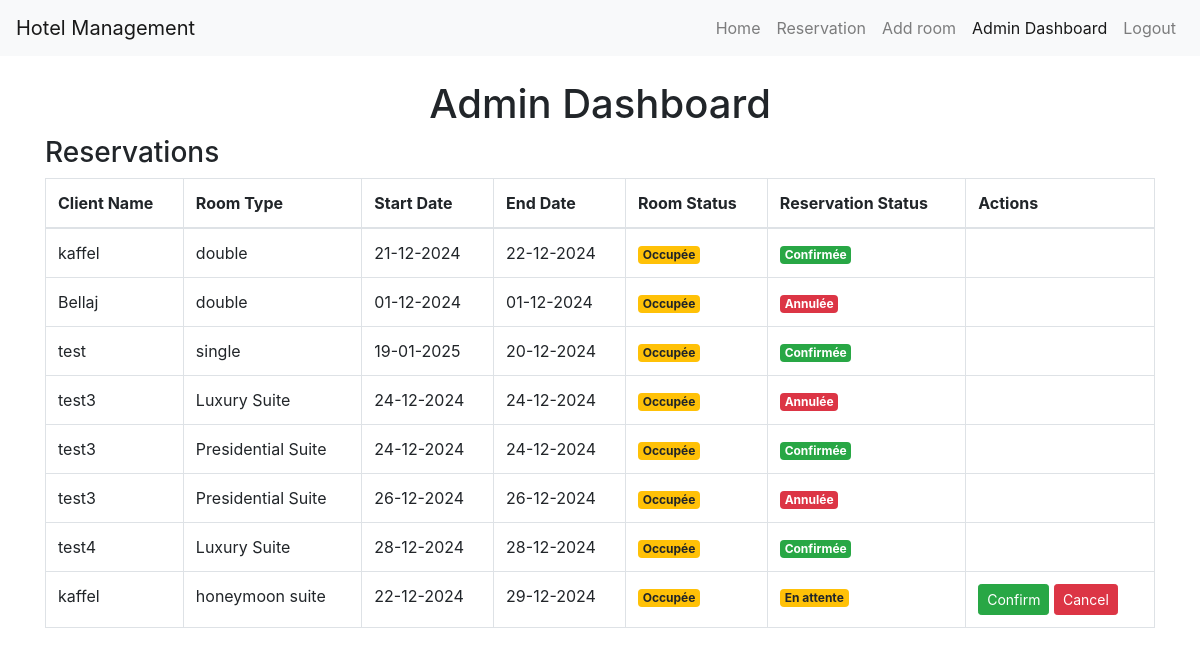
The page /admin.php (signed in) on the database its author committed.
### tables this page shows
CREATE TABLE `reservations` (
  `id` int(255) NOT NULL,
  `client_id` int(250) NOT NULL,
  `chambre_id` int(250) NOT NULL,
  `date_debut` date NOT NULL,
  `date_fin` date NOT NULL,
  `statut` enum('confirmée','annulée','en_attente') NOT NULL DEFAULT 'en_attente'
);

CREATE TABLE `clients` (
  `id` int(255) NOT NULL,
  `nom` varchar(250) NOT NULL,
  `prenom` varchar(250) NOT NULL,
  `email` varchar(255) NOT NULL,
  `telephone` int(20) NOT NULL,
  `password` varchar(255) NOT NULL,
  `role` varchar(20) NOT NULL DEFAULT 'client'
);

CREATE TABLE `chambres` (
  `id` int(255) NOT NULL,
  `numero` int(15) NOT NULL,
  `type` varchar(50) NOT NULL,
  `prix` decimal(10,2) NOT NULL,
  `capacite` int(20) NOT NULL,
  `statut` enum('disponible','occupee','','') NOT NULL,
  `image` varchar(255) NOT NULL
);

### admin.php (the view, shortened to what this page needs)
<?php
include('db_connect.php');
$query = "SELECT reservations.id, clients.nom as client_name, chambres.type as room_type,
                 reservations.date_debut, reservations.date_fin,
                 chambres.statut as room_status, reservations.statut as reservation_status
          FROM reservations
          JOIN clients ON reservations.client_id = clients.id
          JOIN chambres ON reservations.chambre_id = chambres.id";
$result = $conn->query($query);
?>
<!DOCTYPE html>
<html lang="en">
<head>
    <link rel="stylesheet" href="https://stackpath.bootstrapcdn.com/bootstrap/4.5.2/css/bootstrap.min.css">
</head>
<body>
    <nav class="navbar navbar-expand-lg navbar-light bg-light">
        <a class="navbar-brand" href="#">Hotel Management</a>
        <div class="collapse navbar-collapse" id="navbarNav">
            <ul class="navbar-nav ml-auto">
                <li class="nav-item">
                    <a class="nav-link" href="home.html">Home</a>
                </li>
                <li class="nav-item">
                    <a class="nav-link" href="index.php">Reservation</a>
                </li>
                <li class="nav-item">
                    <a class="nav-link" href="room_add.php">Add room</a>
                </li>
                <li class="nav-item active">
                    <a class="nav-link" href="admin.php">Admin Dashboard</a>
                </li>
                <li class="nav-item">
                    <a class="nav-link" href="logout.php">Logout</a>
                </li>
            </ul>
        </div>
    </nav>
    <div class="container mt-4">
        <h1 class="text-center">Admin Dashboard</h1>
        <h3>Reservations</h3>
        <?php if ($result->num_rows == 0) { ?>
            <p>No reservations found.</p>
        <?php } else { ?>
            <table class="table table-bordered">
                <thead>
                    <tr>
                        <th>Client Name</th>
                        <th>Room Type</th>
                        <th>Start Date</th>
                        <th>End Date</th>
                        <th>Room Status</th>
                        <th>Reservation Status</th>
                        <th>Actions</th>
                    </tr>
                </thead>
                <tbody>
                    <?php while ($reservation = $result->fetch_assoc()) { ?>
                        <tr id="reservation-<?php echo $reservation['id']; ?>">
                            <td><?php echo htmlspecialchars($reservation['client_name']); ?></td>
                            <td><?php echo htmlspecialchars($reservation['room_type']); ?></td>
                            <td><?php echo date("d-m-Y", strtotime($reservation['date_debut'])); ?></td>
                            <td><?php echo date("d-m-Y", strtotime($reservation['date_fin'])); ?></td>
                            <td><span class="badge badge-warning">Occupée</span></td>
                            <td id="status-<?php echo $reservation['id']; ?>">
                                <?php
                                switch ($reservation['reservation_status']) {
                                    case 'confirmée':
                                        echo '<span class="badge badge-success">Confirmée</span>';
                                        break;
                                    case 'annulée':
                                        echo '<span class="badge badge-danger">Annulée</span>';
                                        break;
                                    case 'en_attente':
                                        echo '<span class="badge badge-warning">En attente</span>';
                                        break;
                                }
                                ?>
                            </td>
                            <td>
                                <?php if ($reservation['reservation_status'] === 'en_attente') { ?>
                                    <button class="btn btn-success btn-sm" onclick="updateStatus(<?php echo $reservation['id']; ?>, 'confirm')">Confirm</button>
                                    <button class="btn btn-danger btn-sm" onclick="updateStatus(<?php echo $reservation['id']; ?>, 'cancel')">Cancel</button>
                                <?php } ?>
                            </td>
                        </tr>
                    <?php } ?>
                </tbody>
            </table>
        <?php } ?>
    </div>
</body>
</html>

### rows shown on the page
reservations: client.nom "kaffel", chambre.type "double", date_debut "21-12-2024", date_fin "22-12-2024", statut "Confirmée"
reservations: client.nom "Bellaj", chambre.type "double", date_debut "01-12-2024", date_fin "01-12-2024", statut "Annulée"
reservations: client.nom "test", chambre.type "single", date_debut "19-01-2025", date_fin "20-12-2024", statut "Confirmée"
reservations: client.nom "test3", chambre.type "Luxury Suite", date_debut "24-12-2024", date_fin "24-12-2024", statut "Annulée"
reservations: client.nom "test3", chambre.type "Presidential Suite", date_debut "24-12-2024", date_fin "24-12-2024", statut "Confirmée"
reservations: client.nom "test3", chambre.type "Presidential Suite", date_debut "26-12-2024", date_fin "26-12-2024", statut "Annulée"
reservations: client.nom "test4", chambre.type "Luxury Suite", date_debut "28-12-2024", date_fin "28-12-2024", statut "Confirmée"
reservations: client.nom "kaffel", chambre.type "honeymoon suite", date_debut "22-12-2024", date_fin "29-12-2024", statut "En attente"
